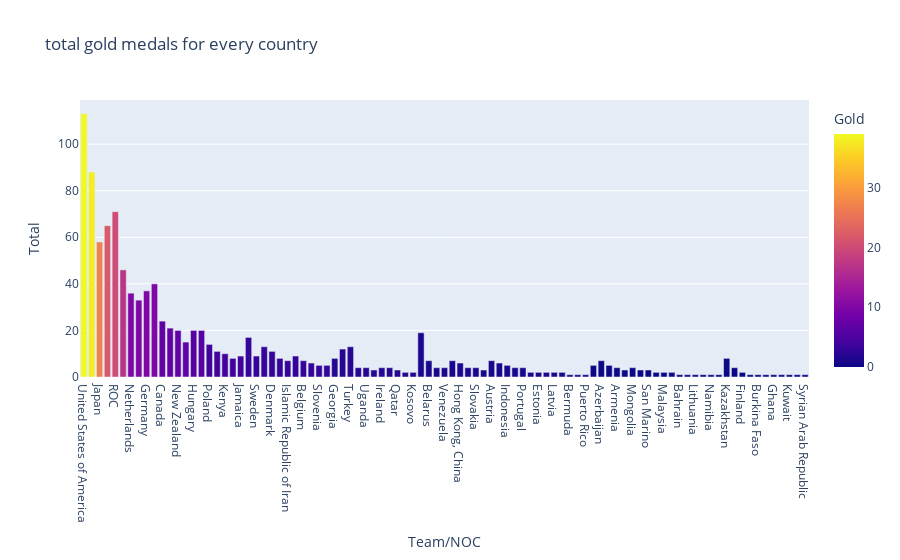

Here is the notebook cell this chart was saved with:
### Code cell
px.bar(df4,
       x="Team/NOC",
       y="Total",
       color="Gold",
       title='total gold medals for every country')

### Figure 1 — Plotly figure (JSON) as saved in the notebook; plotly's stock layout.template omitted (floating-point values rounded to 4 significant figures)
{"data": [{"alignmentgroup": "True", "hovertemplate": "Team/NOC=%{x}<br>Total=%{y}<br>Gold=%{marker.color}<extra></extra>", "legendgroup": "", "marker": {"color": [39, 38, 27, 22, 20, 17, 10, 10, 10, 10, 7, 7, 7, 7, 6, 6, 4, 4, 4, 4, 4, 3, 3, 3, 3, 3, 3, 3, 3, 3, 3, 3, 2, 2, 2, 2, 2, 2, 2, 2, 2, 2, 2, 1, 1, 1, 1, 1, 1, 1, 1, 1, 1, 1, 1, 1, 1, 1, 1, 1, 1, 1, 1, 1, 1, 0, 0, 0, 0, 0, 0, 0, 0, 0, 0, 0, 0, 0, 0, 0, 0, 0, 0, 0, 0, 0, 0, 0, 0, 0, 0, 0, 0], "coloraxis": "coloraxis", "pattern": {"shape": ""}}, "name": "", "offsetgroup": "", "orientation": "v", "showlegend": false, "textposition": "auto", "type": "bar", "x": ["United States of America", "People's Republic of China", "Japan", "Great Britain", "ROC", "Australia", "Netherlands", "France", "Germany", "Italy", "Canada", "Brazil", "New Zealand", "Cuba", "Hungary", "Republic of Korea", "Poland", "Czech Republic", "Kenya", "Norway", "Jamaica", "Spain", "Sweden", "Switzerland", "Denmark", "Croatia", "Islamic Republic of Iran", "Serbia", "Belgium", "Bulgaria", "Slovenia", "Uzbekistan", "Georgia", "Chinese Taipei", "Turkey", "Greece", "Uganda", "Ecuador", "Ireland", "Israel", "Qatar", "Bahamas", "Kosovo", "Ukraine", "Belarus", "Romania", "Venezuela", "India", "Hong Kong, China", "Philippines", "Slovakia", "South Africa", "Austria", "Egypt", "Indonesia", "Ethiopia", "Portugal", "Tunisia", "Estonia", "Fiji", "Latvia", "Thailand", "Bermuda", "Morocco", "Puerto Rico", "Colombia", "Azerbaijan", "Dominican Republic", "Armenia", "Kyrgyzstan", "Mongolia", "Argentina", "San Marino", "Jordan", "Malaysia", "Nigeria", "Bahrain", "Saudi Arabia", "Lithuania", "North Macedonia", "Namibia", "Turkmenistan", "Kazakhstan", "Mexico", "Finland", "Botswana", "Burkina Faso", "Côte d'Ivoire", "Ghana", "Grenada", "Kuwait", "Republic of Moldova", "Syrian Arab Republic"], "xaxis": "x", "y": [113, 88, 58, 65, 71, 46, 36, 33, 37, 40, 24, 21, 20, 15, 20, 20, 14, 11, 10, 8, 9, 17, 9, 13, 11, 8, 7, 9, 7, 6, 5, 5, 8, 12, 13, 4, 4, 3, 4, 4, 3, 2, 2, 19, 7, 4, 4, 7, 6, 4, 4, 3, 7, 6, 5, 4, 4, 2, 2, 2, 2, 2, 1, 1, 1, 5, 7, 5, 4, 3, 4, 3, 3, 2, 2, 2, 1, 1, 1, 1, 1, 1, 8, 4, 2, 1, 1, 1, 1, 1, 1, 1, 1], "yaxis": "y"}], "layout": {"barmode": "relative", "coloraxis": {"colorbar": {"title": {"text": "Gold"}}, "colorscale": [[0, "#0d0887"], [0.1111, "#46039f"], [0.2222, "#7201a8"], [0.3333, "#9c179e"], [0.4444, "#bd3786"], [0.5556, "#d8576b"], [0.6667, "#ed7953"], [0.7778, "#fb9f3a"], [0.8889, "#fdca26"], [1, "#f0f921"]]}, "legend": {"tracegroupgap": 0}, "title": {"text": "total gold medals for every country"}, "xaxis": {"anchor": "y", "domain": [0, 1], "title": {"text": "Team/NOC"}}, "yaxis": {"anchor": "x", "domain": [0, 1], "title": {"text": "Total"}}}}
